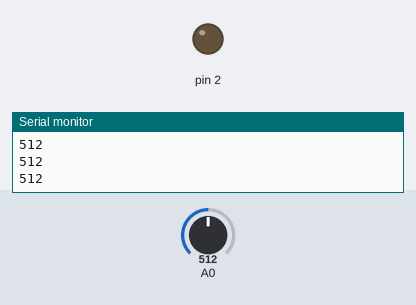
Bench run of a sketch on a simulated Arduino Uno, built with avr-gcc and run on an emulated ATmega328P. Parts: output pins drawn as LEDs (lit = HIGH), the last lines printed to the serial monitor. The inputs (shaded band) are chosen by the test bench; at power-on: A0 = 512.

Above: at 1.2 s.
1.3 s: A0 set to 368
2.8 s: A0 set to 342
At 3.4 s:
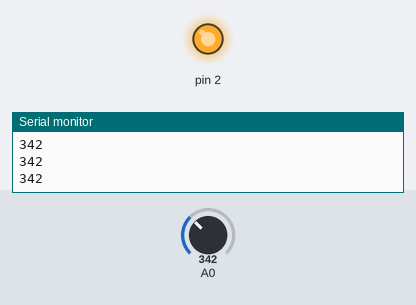
4.3 s: A0 set to 360
At 5.5 s:
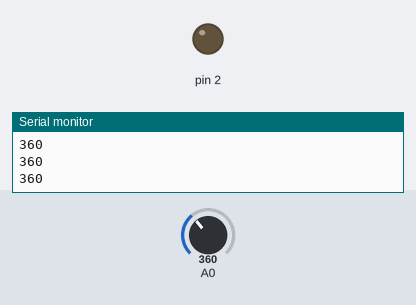
5.8 s: A0 set to 340
At 6.9 s:
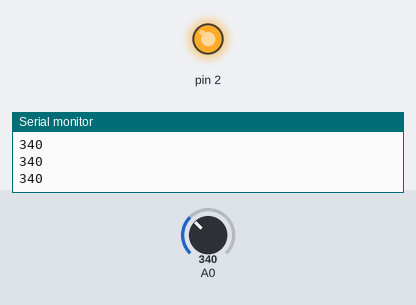
Timing chart, 0 to 8.3 s (numbered marks = the images above; inputs shaded):
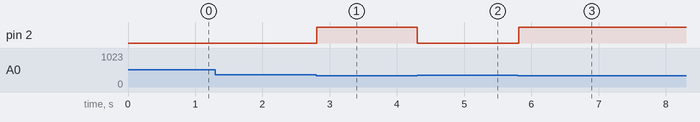

The sketch:

sensorLuz.ino
```cpp
int ldr;

void setup() {
  Serial.begin(9600);
  pinMode(2, OUTPUT);
}

void loop() {
  ldr = analogRead(0);
  Serial.println(ldr);
  if(ldr <=350) {
    digitalWrite(2, HIGH);
  } else {
    digitalWrite(2, LOW);
  }
}
```

Measured:
- the behaviour switches between 351 and 350 on A0 (found by bisection; images 0 and 1)
- after the input at 2.8 s, pin 2: LOW → HIGH at once
- after the input at 4.3 s, pin 2: HIGH → LOW at once
- after the input at 5.8 s, pin 2: LOW → HIGH at once
